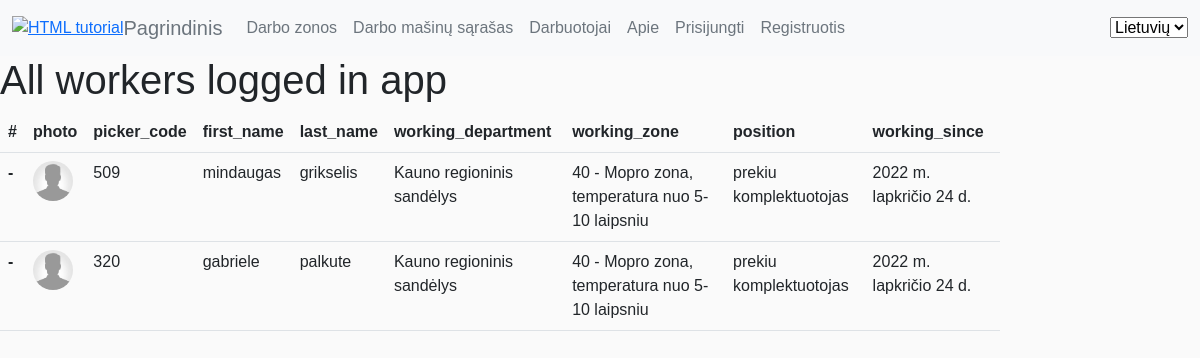
Page /lm/workers/ on the earlier database version.
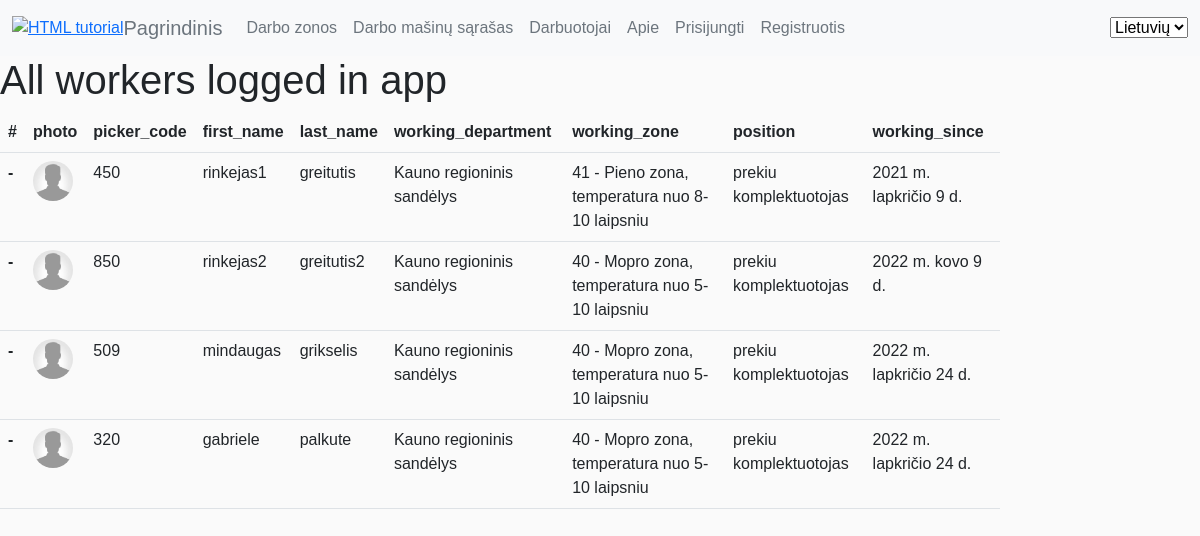
Same page on the later database version.
### lm/models.py (models this page shows, shortened)
class Darbuotojas (models.Model):
    picker_code = models.CharField(_('Piker code'),help_text='rinkejo_kodas', max_length=3)
    first_name = models.CharField(_('First name'),help_text='Vardas', max_length=80)
    last_name = models.CharField(_('Last name'),help_text='Pavardė', max_length=80)
    working_zone = models.ForeignKey('Darbo_zona_sandelyje',null=True, on_delete=models.SET_NULL)
    working_department_choices = (
        ('Vilniaus apsk', 'Vilniaus apsk'),
        ('Vilniaus regioninis sandėlys', 'Vilniaus regioninis sandėlys'),
        ('Kauno apsk', 'Kauno apsk'),
        ('Kauno regioninis sandėlys', 'Kauno regioninis sandėlys'),
        ('Klaipėdos apsk', 'Klaipėdos apsk'),
    )
    working_department = models.CharField(_('Working disctric or logistic warehouse'),max_length=80, choices=working_department_choices, default='Kauno regioninis sandėlys',
                                help_text='Kurioje (-iame) apskrityje/logistikos sandėlyje dirbate', blank=True)
    position_choices = (
        ('grupes vadovas','grupes vadovas'),
        ('grupes vadovo asistentas', 'grupes vadovo asistentas'),
        ('grupes vadovo asistentas', 'grupes vadovo asistentas'),
        ('prekiu komplektuotojas', 'prekiu komplektuotojas'))
    position = models.CharField(_('Working position'),max_length=80, choices=position_choices, default='prekiu komplektuotojas', help_text='Darbuotojo pareigos',blank=True)
    photo = models.ImageField(help_text='Darbuotojo foto arba avataras', upload_to='photos', null=True)
    working_since = models.DateField(_('Working since'),help_text='Darbo pradžia LIDL imoneje', null=True, blank=True)
    class Meta:
        ordering = ['last_name', 'first_name']
        verbose_name = _("Worker")
        verbose_name_plural = _("Workers")

class Darbo_zona_sandelyje (models.Model):
    zone_choices = (
        ('20','20 - HR'),
        ('40','40 - MOPRO'),
        ('41', '41 - Pienas'),
        ('60', '60 - TIKO'),
        ('61', '61 - BakeOff'),
        ('70', '70 - Fruits'),
        ('80', '80 - Mėsa'),
        ('90', '90 - NonFood')
        )
    zone_code = models.CharField(_('Working zone code'), max_length=80, choices=zone_choices, default='40', help_text='Darbo zona sandėlyje',
    blank=True)
    zone_description=models.CharField(_('Description'),max_length=80, help_text='Zonos aprasymas pvz 60-Tiko')
    class Meta:
        ordering = ['zone_code']
        verbose_name = _("Working zone")
        verbose_name_plural = _("Working zones")
    def __str__(self):
        return f'{self.zone_code} - {self.zone_description}'

### lm/views.py (the view)
# urls.py: path('workers/', views.workers, name='workers'),
def workers(request):
    workers = Darbuotojas.objects.all()
    context = {
        'workers': workers
    }
    return render(request, 'lm/workers.html', context=context)

### lm/templates/lm/workers.html (shortened to what this page needs)
{% extends 'base.html' %}
{% load i18n %}
{% load static %}
{% block content %}
<h1>{% trans "All workers logged in app" %} </h1>
<table class="table">
  <thead>
    <tr>
      <th scope="col">#</th>
      <th scope="col">photo</th>
      <th scope="col">picker_code</th>
      <th scope="col">first_name</th>
      <th scope="col">last_name</th>
      <th scope="col">working_department</th>
      <th scope="col">working_zone</th>
          <th scope="col">position</th>
          <th scope="col">working_since</th>
    </tr>
  </thead>
  {% for worker in workers %}
  <tbody>
    <tr>
      <th scope="row">-</th>
      <td>        <img width=40vh class="rounded-circle account-img" src="{{worker.photo.url}}">
</td>
      <td>{{worker.picker_code}}</td>
      <td>{{worker.first_name}}</td>
      <td>{{worker.last_name}}</td>
            <td>{{worker.working_department}}</td>
            <td>{{worker.working_zone}}</td>
            <td>{{worker.position}}</td>
            <td>{{worker.working_since}}</td>
    </tr>
  </tbody>
   {% endfor %}
</table>
{% endblock %}

### templates/base.html (shortened to what this page needs)
<!DOCTYPE html>
<html lang="en">
<head>
    <link href="https://cdn.jsdelivr.net/npm/bootstrap@5.2.2/dist/css/bootstrap.min.css" rel="stylesheet">
{% load static %}
{% load i18n %}
    <link rel="stylesheet" href="{% static 'app.css' %}">
</head>
<body>
<nav class="navbar navbar-expand-lg bg-light">
    <div class="container-fluid">
        <a href="{% url 'index' %}"><img src="/static/logo.png" alt="HTML tutorial" style="width: 15vh;height: auto;"></a>
<a class="navbar-brand text-secondary" href="{% url 'index' %}">{% trans "Home" %}</a>
        <div class="collapse navbar-collapse d-flex justify-content-end" id="navbarSupportedContent">
            <ul class="navbar-nav me-auto mb-2 mb-lg-0">
                <li class="nav-item">
                    <a class="nav-link text-secondary" aria-current="page" href="{% url 'working_zones' %}">{% trans "Working Zones" %}</a>
                </li>
                <li class="nav-item">
                    <a class="nav-link text-secondary" href="{% url 'working_machines_list' %}">{% trans "Working machines list" %}</a>
                </li>
                <li class="nav-item">
                    <a class="nav-link text-secondary" href="{% url 'workers' %}">{% trans "Workers" %}</a>
                </li>
                <li class="nav-item">
                    <a class="nav-link text-secondary" href="{% url 'about' %}">{% trans "About" %}</a>
                </li>
                <li>
                {% if user.is_authenticated %}
                <li class="nav-item">
                    <a class="nav-link text-secondary" href="">
                        <svg class="bi bi-person" width="1.5em" height="1.5em" viewBox="0 0 16 16" fill="currentColor"
                             xmlns="http://www.w3.org/2000/svg">
                            <path fill-rule="evenodd"
                                  d="M13 14s1 0 1-1-1-4-6-4-6 3-6 4 1 1 1 1h10zm-9.995-.944v-.002.002zM3.022 13h9.956a.274.274 0 00.014-.002l.008-.002c-.001-.246-.154-.986-.832-1.664C11.516 10.68 10.289 10 8 10c-2.29 0-3.516.68-4.168 1.332-.678.678-.83 1.418-.832 1.664a1.05 1.05 0 00.022.004zm9.974.056v-.002.002zM8 7a2 2 0 100-4 2 2 0 000 4zm3-2a3 3 0 11-6 0 3 3 0 016 0z"
                                  clip-rule="evenodd"/>
                        </svg>
                         <strong>{{user.get_username.upper}}</strong></a></li>
                <li class="nav-item">
                    <a class="nav-link text-secondary" href="{% url 'dashboard' %}">{% trans "Dashboard" %}</a>
                </li>
      <li class="nav-item dropdown">
        <a class="nav-link dropdown-toggle" role="button" data-toggle="dropdown" >
          {% trans "User actions" %}
        </a>
        <div class="dropdown-menu" aria-labelledby="navbarDropdown">
          <a class="dropdown-item" href="#">{% trans "Add working day" %}</a>
          <a class="dropdown-item" href="#">{% trans "Add note" %}</a>
          <div class="dropdown-divider"></div>
          <a class="dropdown-item" href="#">{% trans "Book working machine" %}</a>
        </div>
      </li>
                <li class="nav-item">
                    <a class="nav-link text-secondary" href="{% url 'logout' %}?next=/ ">{% trans "Logout" %}</a>
                </li>
                {% else %}
                <li class="nav-item">
                    <a class="nav-link text-secondary" href="{% url 'login' %}?next={{request.path}}">{% trans "Login" %}</a>
                </li>
                <li class="nav-item">
                    <a class="nav-link text-secondary" href="{% url 'register' %}">{% trans "Register" %}</a>
                </li>
                {% endif %}
            </ul>
                {% load static %}
            <form action="{% url 'set_language' %}" method="post">
                <select name="language" onchange="this.form.submit()">
                    {% load static %}
                    {% get_current_language as LANGUAGE_CODE %}
                    {% get_available_languages as LANGUAGES %}
                    {% for lang in LANGUAGES %}
                    <option style="background-image: url({% static 'images/lt.png' %});" value="{{lang.0}}" {% if lang.0 == LANGUAGE_CODE %} selected="selected" {% endif %}>
                          {{lang.1}}
                      </option>
                    {% endfor %}
                </select>
            </form>
        </div>
    </div>
</nav>
<div class="col-sm-10">
    {% block content %}
    {% endblock %}
</div>
</body>
</html>

### static/app.css (style rules this page uses)
body { background-color:#fafafa }
body { font-family:Arial,"MS Trebuchet",sans-serif }

Differences in the rows shown:
added Darbuotojas: photo (placeholder picture), picker_code "450", first_name "rinkejas1", last_name "greitutis", working_department "Kauno regioninis sandėlys", working_zone "41 - Pieno zona, temperatura nuo 8-10 laipsniu", position "prekiu komplektuotojas", working_since "2021 m. lapkričio 9 d."
added Darbuotojas: photo (placeholder picture), picker_code "850", first_name "rinkejas2", last_name "greitutis2", working_department "Kauno regioninis sandėlys", working_zone "40 - Mopro zona, temperatura nuo 5-10 laipsniu", position "prekiu komplektuotojas", working_since "2022 m. kovo 9 d."
